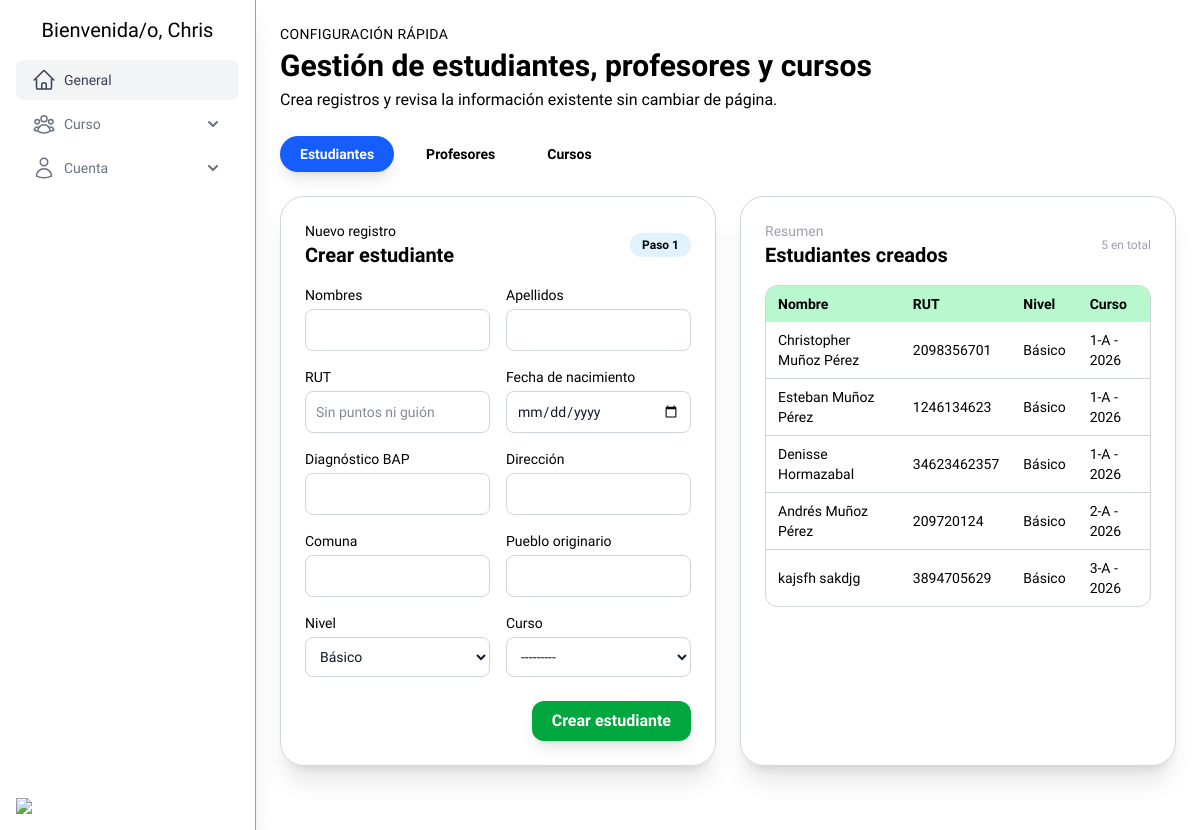
/core/gestion (signed in), run on an earlier commit of the app's database.
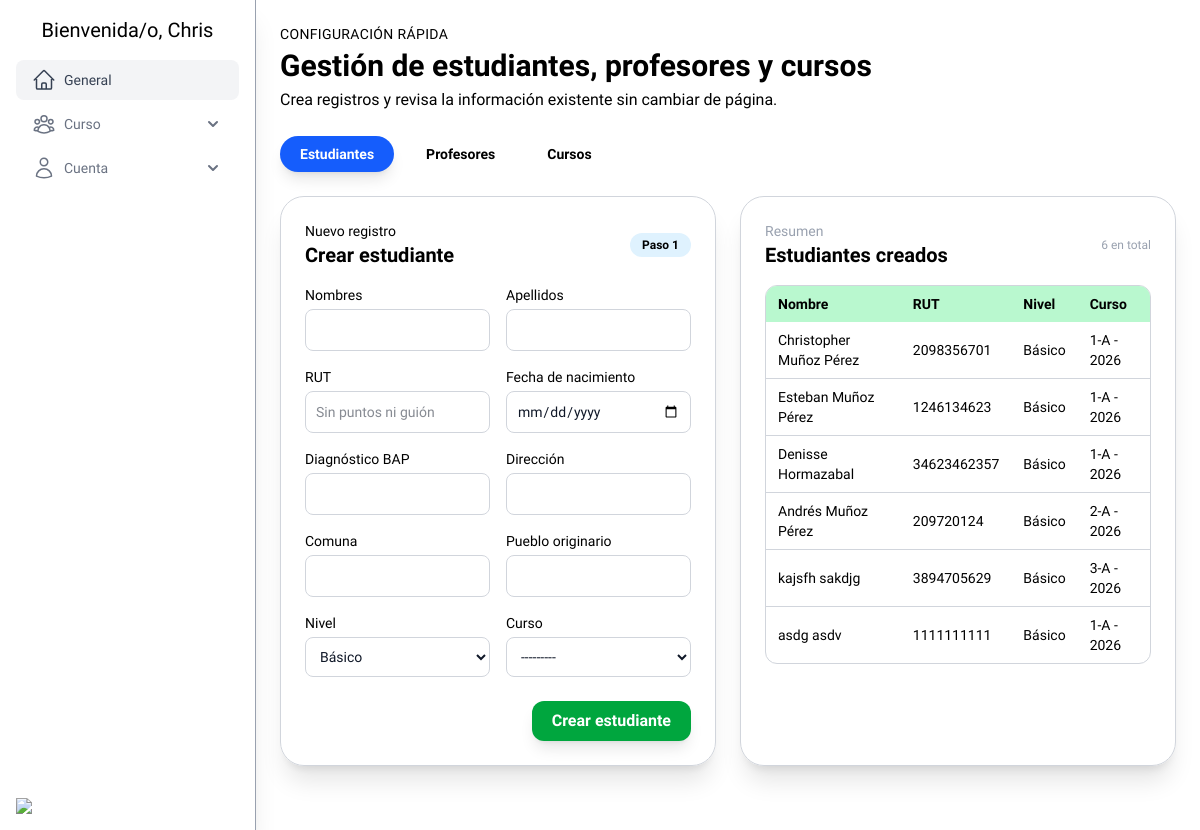
And on a later commit of the database.
### core/models.py (models this page shows, shortened)
class DateTime(models.Model):
    created_at = models.DateTimeField(auto_now_add=True)
    updated_at = models.DateTimeField(auto_now=True)
    class Meta:
        abstract = True

class Estudiante(DateTime):
    first_name = models.CharField(max_length=150)
    last_name = models.CharField(max_length=150)
    rut = models.CharField(max_length=10, unique=True, verbose_name="RUT")
    birth_date = models.DateField()
    bapDiag = models.CharField(max_length=40)
    address = models.CharField(max_length=40)
    commune = models.CharField(max_length=40)
    etnia = models.CharField(max_length=40, null=True, blank=True)
    parents = models.ManyToManyField(Apoderado, related_name="students", blank=True)
    curso = models.ForeignKey(
        Curso, on_delete=models.CASCADE, related_name="students", null=True, blank=True
    )
    nivel = models.CharField(max_length=10, choices=Nivel.choices, default=Nivel.BASIC)

class Curso(DateTime):
    level = models.CharField(max_length=10, choices=Nivel.choices, default=Nivel.BASIC)
    name = models.CharField(max_length=25)
    sala_id = models.ForeignKey(
        Sala, on_delete=models.CASCADE, related_name="cursos", null=True
    )
    def __str__(self) -> str:
        return f"{self.name} - {self.created_at.year}"

### core/views.py (the view)
# urls.py: path('gestion', gestion_view, name='gestion'),
@staff_member_required
def gestion_view(request):
    active_tab = request.GET.get("tab", "estudiantes")
    User = get_user_model()
    if request.method == "POST":
        active_tab = request.POST.get("active_tab", "estudiantes")
        if active_tab == "estudiantes":
            estudiante_form = EstudianteForm(request.POST)
            profesor_form = ProfesorForm()
            curso_form = CursoForm()
            if estudiante_form.is_valid():
                estudiante_form.save()
                messages.success(request, "Estudiante creado correctamente.")
                return redirect(f"{request.path}?tab=estudiantes")
        elif active_tab == "profesores":
            profesor_form = ProfesorForm(request.POST)
            estudiante_form = EstudianteForm()
            curso_form = CursoForm()
            if profesor_form.is_valid():
                profesor_form.save()
                messages.success(request, "Profesor creado correctamente.")
                return redirect(f"{request.path}?tab=profesores")
        elif active_tab == "cursos":
            curso_form = CursoForm(request.POST)
            estudiante_form = EstudianteForm()
            profesor_form = ProfesorForm()
            if curso_form.is_valid():
                curso_form.save()
                messages.success(request, "Curso creado correctamente.")
                return redirect(f"{request.path}?tab=cursos")
        else:
            estudiante_form = EstudianteForm()
            profesor_form = ProfesorForm()
            curso_form = CursoForm()
    else:
        estudiante_form = EstudianteForm()
        profesor_form = ProfesorForm()
        curso_form = CursoForm()
    estudiantes = Estudiante.objects.select_related("curso", "curso__sala_id").all()
    profesores = User.objects.filter(role=User.Roles.TEACHER).select_related("sala")
    cursos = Curso.objects.select_related("sala_id").all()
    context = {
        "active_tab": active_tab,
        "estudiante_form": estudiante_form,
        "profesor_form": profesor_form,
        "curso_form": curso_form,
        "estudiantes": estudiantes,
        "profesores": profesores,
        "cursos": cursos,
    }
    return render(request, "gestion.html", context)

### core/a.py (called while the page is built)
def estudiantes_global(request):
    student = Estudiante.objects.all()
    users = User.objects.filter(role="TEACHER")
    return {
        'estudiantes': student,
        'users': users
    }

### core/models.py (called while the page is built)
    def __str__(self):
        return f"{self.nombre_sala}"

### core/templates/gestion.html (shortened to what this page needs)
{% extends 'base.html'%}
{% block content %}
<section class="space-y-6">
  <header class="flex flex-col gap-1">
    <p class="text-sm uppercase tracking-wide dark:text-indigo-300">Configuración rápida</p>
    <h1 class="text-3xl font-bold">Gestión de estudiantes, profesores y cursos</h1>
    <p class="dark:text-gray-300">Crea registros y revisa la información existente sin cambiar de página.</p>
  </header>
  <div class="flex flex-wrap gap-3">
    <button type="button" data-tab="estudiantes"
      class="tab-trigger rounded-full px-5 py-2 text-sm font-semibold transition">
      Estudiantes
    </button>
    <button type="button" data-tab="profesores"
      class="tab-trigger rounded-full px-5 py-2 text-sm font-semibold transition">
      Profesores
    </button>
    <button type="button" data-tab="cursos"
      class="tab-trigger rounded-full px-5 py-2 text-sm font-semibold transition">
      Cursos
    </button>
  </div>
  <div class="space-y-10">
    <div data-panel="estudiantes" class="{% if active_tab != 'estudiantes' %}hidden{% endif %} space-y-6">
      <div class="grid gap-6 lg:grid-cols-2">
        <form method="post" class="rounded-3xl border border-gray-300 dark:border-gray-600 dark:bg-gray-900/70 p-6 shadow-xl backdrop-blur">
          <div class="flex items-center justify-between">
            <div>
              <p class="text-sm dark:text-gray-400">Nuevo registro</p>
              <h2 class="text-xl font-semibold">Crear estudiante</h2>
            </div>
            <span class="rounded-full px-3 py-1 text-xs font-semibold bg-sky-100 dark:bg-indigo-500/20 dark:text-indigo-200">Paso 1</span>
          </div>
          <div class="mt-4 grid gap-4 md:grid-cols-2">
            {% for field in estudiante_form %}
            <div>
              <label class="mb-1 block text-sm dark:text-gray-300">{{ field.label }}</label>
              {{ field }}
            </div>
            {% endfor %}
          </div>
          <div class="mt-6 flex justify-end">
            <button type="submit"
              class="rounded-xl bg-green-600 px-5 py-2 font-semibold text-white shadow-lg transition hover:bg-indigo-500 focus:outline-none focus:ring-2 focus:ring-indigo-300">
              Crear estudiante
            </button>
          </div>
        </form>
        <div class="rounded-3xl border border-gray-300 dark:border-gray-600 dark:bg-gray-900/40 p-6 shadow-xl">
          <div class="flex items-center justify-between">
            <div>
              <p class="text-sm text-gray-400">Resumen</p>
              <h2 class="text-xl font-semibold">Estudiantes creados</h2>
            </div>
            <span class="text-xs text-gray-400">{{ estudiantes|length }} en total</span>
          </div>
          <div class="rounded-xl mt-4 max-h-[28rem] overflow-auto border border-gray-300 dark:border-gray-700">
            <table class="min-w-full text-sm">
              <thead class="bg-green-200 dark:bg-gray-800 dark:text-gray-200">
                <tr class="text-left">
                  <th class="px-3 py-2">Nombre</th>
                  <th class="px-3 py-2">RUT</th>
                  <th class="px-3 py-2">Nivel</th>
                  <th class="px-3 py-2">Curso</th>
                </tr>
              </thead>
              <tbody class="divide-y divide-gray-300 dark:divide-gray-800">
                {% for estudiante in estudiantes %}
                <tr class="hover:bg-green-50 dark:hover:bg-gray-800/60">
                  <td class="px-3 py-2">{{ estudiante.first_name }} {{ estudiante.last_name }}</td>
                  <td class="px-3 py-2">{{ estudiante.rut }}</td>
                  <td class="px-3 py-2">{{ estudiante.get_nivel_display }}</td>
                  <td class="px-3 py-2">{{ estudiante.curso|default:'Sin curso' }}</td>
                </tr>
                {% empty %}
                <tr>
                  <td colspan="4" class="px-3 py-4 text-center text-gray-400">No hay estudiantes registrados.</td>
                </tr>
                {% endfor %}
              </tbody>
            </table>
          </div>
        </div>
      </div>
    </div>
  </div>
</section>
{% endblock %}

What changed in the data, as far as the page shows it:
added Estudiante: first_name "asdg", last_name "asdv", rut "1111111111", nivel "Básico", curso "1-A - 2026"
Also different on the page:
{{ estudiantes|length }}: "5" → "6"
